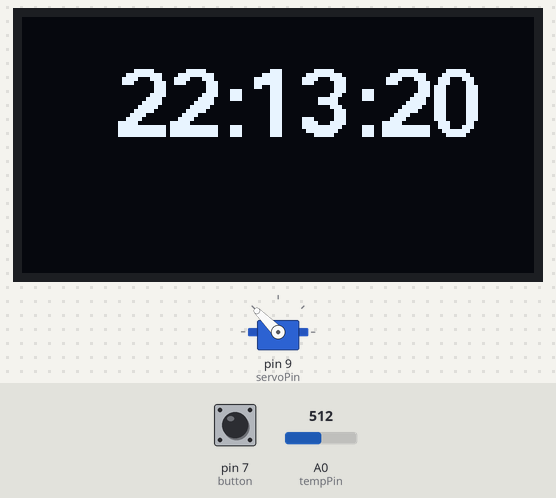
A sketch run on a simulated Arduino Uno, built with avr-gcc and run on an emulated ATmega328P. On the bench: servo, 128×64 one-colour display. The inputs (shaded band) are chosen by the test bench; at power-on: A0 (tempPin) = 512, pin 7 (button) HIGH. The local clock reads 2024-03-15 10:24:30 at power-on unless the sketch sets it; what the sketch prints to the serial monitor is not drawn.

Above: at 1.2 s.
1.3 s: A0 (tempPin) set to 716
At 3.1 s:
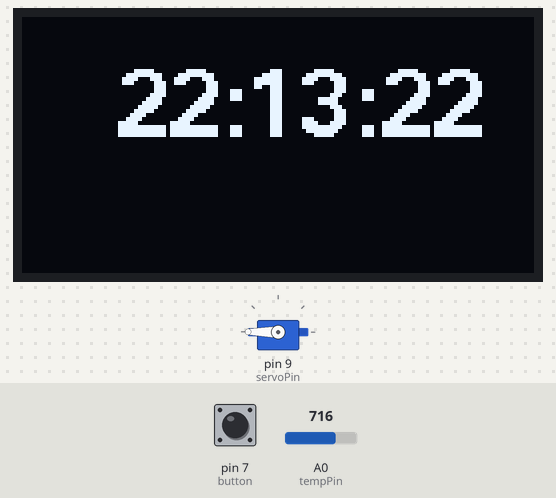
5.6 s: A0 (tempPin) set to 836
7.2 s: A0 (tempPin) set to 861
At 8.4 s:
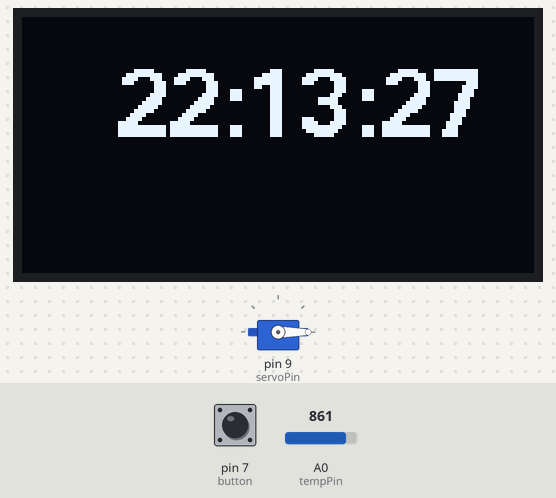
Timing chart, 0 to 10.2 s (numbered marks = the images above; inputs shaded):
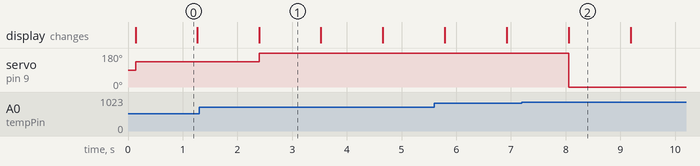

Measured:
- the behaviour switches between 851 and 852 on A0 (tempPin) (found by bisection; images 1 and 2)
- after the input at 1.3 s, servo on pin 9 (servoPin): 135° → 180° after 1.1 s
- after the input at 7.2 s, servo on pin 9 (servoPin): 180° → 0° after 0.86 s
- what the display in image 0 shows lasts 1.2 s, from 0.1 s to 1.3 s

The sketch:

first_project.ino
```cpp
/*
* Name: clock and temp project
* Author: Victor Huke
* Date: 2024-10-10
* Description: This project uses a ds3231 to measure time and displays the time to an 1306 oled display,
* Further, it measures temprature with a analog temprature module and displays a mapped value to a 9g-servo-motor
*/

// Include Libraries
#include <RTClib.h>
#include <Wire.h>
#include "U8glib.h"
#include <Servo.h>

// Init constants
const int servoPin = 9;
const int tempPin = A0;
const int button = 7;

// construct objects
RTC_DS3231 rtc;
U8GLIB_SSD1306_128X64 u8g(U8G_I2C_OPT_NO_ACK);
Servo myServo;

void setup() {
  // init communication
  Serial.begin(9600);
  Wire.begin();
  rtc.begin();
  rtc.adjust(DateTime(F(__DATE__), F(__TIME__)));

  // Init Hardware
  u8g.setFont(u8g_font_fub17);
  myServo.attach(servoPin);
  pinMode(tempPin, INPUT);
  pinMode(button, INPUT_PULLUP);

}


void loop() {
  Serial.println("The time is: " + getTime());
  oledWrite(getTime());
  servoWrite(getTemp());
  Serial.println(getTemp());
  Serial.println(digitalRead(button));
  delay(1000);
}


/*
*This function reads time from an ds3231 module and package the time as a String
*Parameters: Void
*Returns: time in hh:mm:ss as String
*/
String getTime() {
  DateTime now = rtc.now();
  String currenttime = (String(now.hour()) + ":" + String(now.minute()) + ":" + String(now.second()));
  return currenttime;
}

/*
* This function reads an analog pin connected to an analog temprature sensor and calculates the corresponding temp
*Parameters: Void
*Returns: temprature as float
*/
float getTemp() {
  int Vo;
  float R1 = 10000; // value of R1 on board
  float logR2, R2, T;
  float c1 = 0.001129148, c2 = 0.000234125, c3 = 0.0000000876741; //steinhart-hart coeficients for thermistor
  Vo = analogRead(tempPin);
  R2 = R1 * (1023.0 / (float)Vo - 1.0); //calculate resistance on thermistor
  logR2 = log(R2);
  T = (1.0 / (c1 + c2*logR2 + c3*logR2*logR2*logR2)); // temperature in Kelvin
  float temp = T - 273.15; //convert Kelvin to Celcius
  return temp;
}

/*
* This function takes a string and draws it to an oled display
*Parameters: - text: String to write to display
*Returns: void
*/
void oledWrite(String text) {
  u8g.firstPage();

  do {

    u8g.drawStr(23, 30, text.c_str());

  } while (u8g.nextPage());
}

/*
* takes a temprature value and maps it to corresppnding degree on a servo
*Parameters: - value: temprature
*Returns: void
*/
void servoWrite(float value) {
  value = map(value, 10, 30, 0, 180);
  myServo.write(value);
}
```
